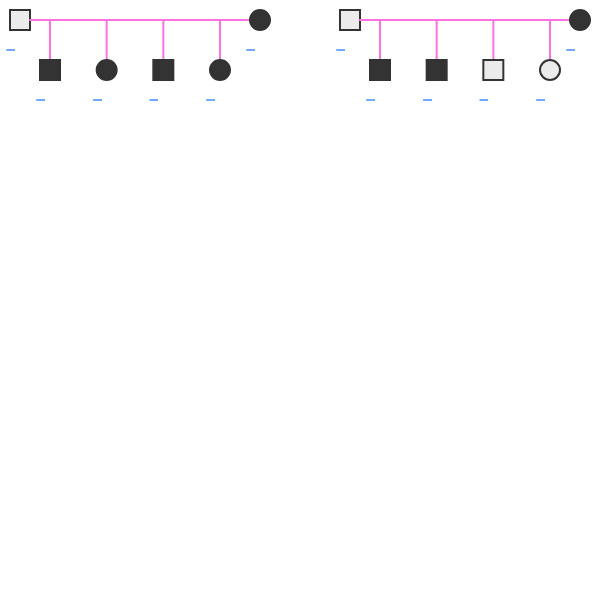
Frame 1 (no input)
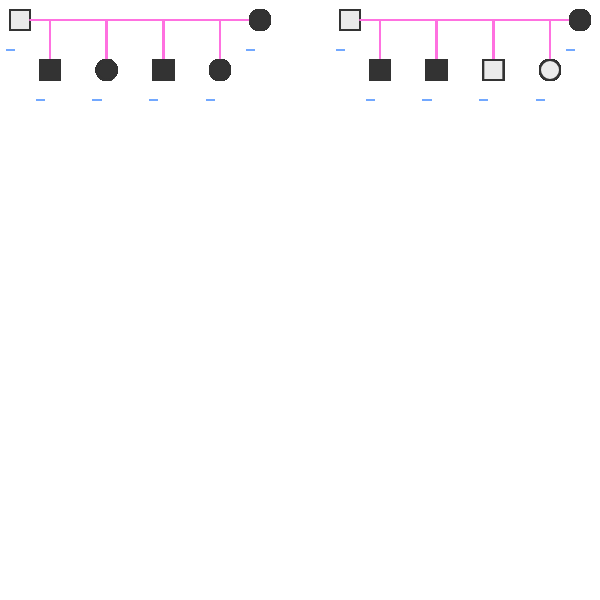
Frame 60 (no input)
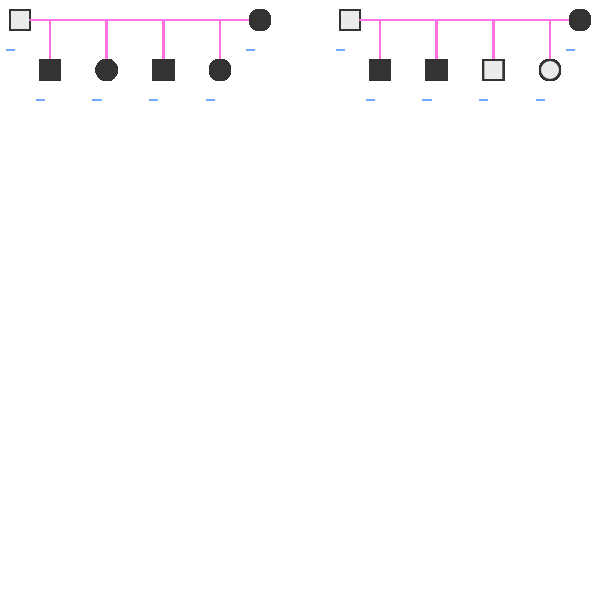
Frame 120 (the mouse pressed at the canvas centre since frame 60)

The p5.js sketch that drew these frames (run headless with seeded random() and noise() and a simulated clock; from frame 60 on, the mouse is pressed at the canvas centre):

// p5.js sketch
// ── sketch.js
let people = [];
let maxDepth = 4;

function setup() {
  smooth();
  createCanvas(600, 600);
  people.push(new Person("male", random(["AA", "Aa", "aa"]), 10, 10, maxDepth));
  people.push(new Person("female", random(["AA", "Aa", "aa"]), 250, 10, maxDepth));
  people.push(new Person("male", random(["AA", "Aa", "aa"]), 340, 10, maxDepth));
  people.push(new Person("female", random(["AA", "Aa", "aa"]), 570, 10, maxDepth));
  people[0].married = 1;
  people[1].married = 0;
  people[2].married = 3;
  people[3].married = 2;
}

function draw() {
  fill(235);
  for (person of people) {
    person.show();
  }
}

const getPhenotype = function(genotype) {
  if (genotype.toLowerCase() == genotype) {
    return "rec";
  } else {
    return "dom";
  }
}

// const scribbleRect = (x, y, w, h) => {
//   scribble.scribbleRect(x, y, w, h);
// }
//
// const scribbleEllipse = (x, y, w, h) => {
//   scribble.scribbleRect(x, y, w, h);
// }
//
// const scribbleLine = (x1, y1, x2, y2) => {
//   scribble.scribbleLine(x1, y1, x2, y2);
// }

// ── main.css
input {
  border-bottom: grey;
  border: none;
}
input:focus {
  border-bottom: blue;
}

// ── person.js
function Person(gender, genotype, x, y, depth) {
  this.size = 20;
  this.gender = gender;
  this.genotype = genotype;
  this.phenotype = getPhenotype(this.genotype);
  if (this.phenotype == "dom") {
    this.color = color(51);
  } else {
    this.color = color(235);
  }
  this.x = x;
  this.y = y;
  this.textBox = createInput();
  this.depth = depth;
  this.married;
  this.children = [];
  this.show = () => {
    if (this.married != undefined) {
      if (this.theirCombos == undefined && people[this.married].combos != undefined) {
        this.theirCombos = people[this.married].combos;
        if (this.gender == "male" && this.depth != 0) {
          for (let i = 0; i < 2; i++) {
            for (let j = 0; j < 2; j++) {
              let num = parseInt(""+i+j, 2);
              let gender;
              if (num == 0) {
                gender = "male";
              } else if (num == 3) {
                gender = "female";
              } else {
                gender = random(["male", "female"]);
              }
              this.children.push(new Person(gender, this.mix(this.theirCombos[i], this.combos[i]), lerp(this.x+30, this.x+200, map(num, 0, 3, 0, 1)), this.y+50, this.depth-1));
            }
          }
        }
      }
    }
    for (child of this.children) {
      child.show()
    }
    stroke(114, 168, 255);
    strokeWeight(2);
    line(this.x-3, this.y+40, this.x+18, this.y+40);
    stroke(255, 113, 224);
    if (this.depth != maxDepth) {
      line(this.x+(this.size/2), this.y-(50-(this.size/2)), this.x+(this.size/2), this.y+(this.size/2));
    }
    if (this.married != undefined) {
      line(this.x+this.size, this.y+(this.size/2), people[this.married].x+this.size, people[this.married].y+(this.size/2));
    }
    if (gender === "male") {
      stroke(51);
      fill(this.color);
      rect(this.x, this.y, this.size, this.size);
    } else {
      ellipseMode(CORNER);
      stroke(51);
      fill(this.color);
      ellipse(this.x, this.y, this.size, this.size);
    }
    this.textBox.position(this.x+5, this.y+30).elt.maxLength = 2;
    this.textBox.style("width", "20px").style("border","none").style("border-bottom","blue");
  }
  this.thisCombos = () => {
    let thisCombos = [];
    for (let i = 0; i < 4; i++) {
      thisCombos.push(this.combo(this.genotype, i));
    }
    return thisCombos
  }
  this.marriedCombos = () => {

  }
  this.combo = (geno, ie) => {
    let i = ie.toString(2).split("");
    for (j = 0; j < geno.length / 2; j++) {
      if (i[j] == undefined) {
        i.unshift(0);
      } else {
        i[j] = parseInt(i[j], 10);
      }
    }
    let ret = "";
    for (let j = 0; j < geno.length / 2; j++) {
      ret += geno[(j * 2) + i[j]];
    }
    return ret;
  }
  this.mix = (gameteAA, gameteBB) => {
    let gameteA = gameteAA.split("");
    let gameteB = gameteBB.split("");
    let ret = "";
    for (let i = 0; i < gameteA.length; i++) {
      let add = "";
      let aUpper = gameteA[i].toUpperCase() == gameteA[i];
      let bUpper = gameteB[i].toUpperCase() == gameteB[i];
      if ((aUpper && bUpper) || (aUpper && !bUpper) || (!aUpper && !bUpper)) {
        add+=gameteA[i];
        add+=gameteB[i];
      } else if (!aUpper && bUpper) {
        add+=gameteB[i];
        add+=gameteA[i];
      }
      ret+=add;
    }
    return ret;
  }
  this.combos = this.thisCombos();
  this.theirCombos;
}
